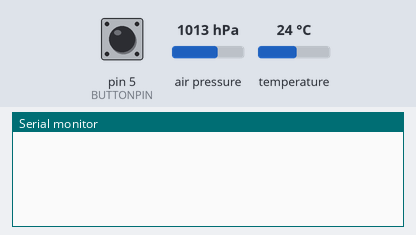
A program run on a simulated Arduino Nano, built with avr-gcc and run on an emulated ATmega328P. Parts: the last lines printed to the serial monitor. The test bench sets the inputs (shaded band); at power-on: pin 5 (BUTTONPIN) LOW, air pressure 1013 hPa, temperature 24 °C. No radio packets arrive unless stated.

Above: at 1.8 s.
1.9 s: pin 5 (BUTTONPIN) pulled HIGH for 0.15 s
At 3.2 s:
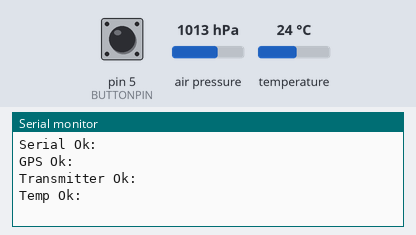
3.5 s: pin 5 (BUTTONPIN) pulled HIGH for 1 s
At 4.4 s:
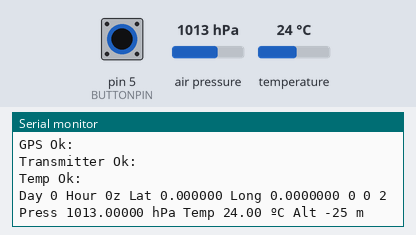

Measured:
- after the input at 1.9 s, the serial monitor: prints a new line at once (image 1)
- after the input at 3.5 s, the serial monitor: prints a new line at once (image 2)

The program:

main.cpp
```cpp
#include <Arduino.h>

#include <SoftwareSerial.h>
#include <TinyGPS.h>
#include <SPI.h>
#include <VirtualWire.h>
#include <Adafruit_Sensor.h>
#include "Adafruit_BMP280.h"
#include <SD.h>
//#include <Wire.h>

//GPS
#define GPSTX 4
#define GPSRX 3

float lattitude, longitude; // create variable for latitude and longitude object
int year;
unsigned long age;
bool gpsOK = false;
byte month, day, hour, minutes, second;

SoftwareSerial gpsSerial(GPSTX, GPSRX); //TX RX
TinyGPS gps;                            // create gps object

void readGPS();

//ANTENA
#define DATAPIN 9
String packetA, packetB;
void sendMSG();
bool anteaOk = false;
//PRESSURE AND TEMP

float presion = 0;     // Almacena la presion atmosferica (Pa)
float temperatura = 0; // Almacena la temperatura (oC)
int altitud = 0;       // Almacena la altitud (m) (se puede usar variable float)
bool bmpPressTemp = false;
Adafruit_BMP280 bmp; // I2C

void tempPress();
//
#define BUTTONPIN 5
//
File logFile;
//

void setup()
{
  vw_setup(2000);         // velocidad: Bits per segundo
  vw_set_tx_pin(DATAPIN); // RF
  char buf[VW_MAX_MESSAGE_LEN];

  pinMode(BUTTONPIN, INPUT);
  delay(1000);
  while (true)
  {
    if (digitalRead(BUTTONPIN))
      break;
  }

  Serial.begin(115200); // connect serial
  Serial.println("Serial Ok: ");

  gpsSerial.begin(9600); // connect gps sensor
  Serial.println("GPS Ok: ");
  gpsOK = true;
  if (gpsOK)
  {
    strcpy(buf, "GPSOK");
    vw_send((uint8_t *)buf, strlen(buf)); //Enviamos el array
    vw_wait_tx();                         //Esperamos hasta que el mensaje se envie
    delay(200);
  }

  Serial.println("Transmitter Ok: ");
  anteaOk = true;
  if (anteaOk)
  {
    strcpy(buf, "RADIOOK");
    vw_send((uint8_t *)buf, strlen(buf)); //Enviamos el array
    vw_wait_tx();                         //Esperamos hasta que el mensaje se envie
    delay(200);
  }

  bmp.begin(); // Inicia el sensor
  Serial.println("Temp Ok: ");
  bmpPressTemp = true;
  if (bmpPressTemp)
  {
    strcpy(buf, "TEMPOK");
    vw_send((uint8_t *)buf, strlen(buf)); //Enviamos el array
    vw_wait_tx();                         //Esperamos hasta que el mensaje se envie
    delay(200);
  }
  /*
  Serial.print(F("Iniciando SD ..."));
  if (!SD.begin(6))
  {
    Serial.println(F("Error al iniciar"));
    return;
  }
  Serial.println(F("Iniciado correctamente"));

  logFile = SD.open("cansatdata.txt", FILE_WRITE);

  delay(10);                                                        // delay previo al funcionamiento !!!!!cambiar!!!
  vw_send((uint8_t *)"INICIANDO: \n\n", strlen("INICIANDO: \n\n")); //Enviamos el array
  vw_wait_tx();                                                     //Esperamos hasta que el mensaje se envie
  delay(200);
  */
  while (true)
  {
    if (digitalRead(BUTTONPIN))
      break;
  }
  //Wire.begin();
}

void loop()
{
  //readGPS();

  tempPress();

  sendMSG();
  /*
  Wire.beginTransmission(1);
  Wire.write("Hola");
  Wire.endTransmission();
  */
  delay(500);
}

void readGPS()
{
  Serial.println("Reading from GPS");
  bool newData = false;
  // Intentar recibir secuencia durante un segundo
  for (unsigned long start = millis(); millis() - start < 1000;)
  {
    while (gpsSerial.available())
    {
      char c = gpsSerial.read();
      if (gps.encode(c)) // Nueva secuencia recibida
        newData = true;
    }
  }
  Serial.println(newData);
  Serial.println("NEW DATA");
  if (newData)
  {
    gps.f_get_position(&lattitude, &longitude, &age);
    Serial.println("lat ok");
    gps.crack_datetime(&year, &month, &day, &hour, &minutes, &second);
    Serial.println("year ok");
  }
}

void tempPress()
{
  presion = bmp.readPressure() / 100;
  temperatura = bmp.readTemperature();
  altitud = bmp.readAltitude(1010); // Ajustar con el valor local
}

void sendMSG()
{
  char buf[VW_MAX_MESSAGE_LEN]; // Cadena para enviar
  //PAQUETES DE DATOS
  packetA = "Day " + String(day) + " Hour " + String(hour) + "z Lat " + String(lattitude, 6) + " Long " + String(longitude, 6) + String(year) + " " + String(day) + " " + String(month) + " " + String(hour + 2);
  //String maps = "https://maps.google.com/?q=" + String(lattitude, 6) + "," + String(longitude, 6);
  packetB = "Press " + String(presion, 5) + " hPa Temp " + String(temperatura, 2) + " ºC Alt " + String(altitud) + " m";

  packetA.toCharArray(buf, sizeof(buf)); //convertimos el String en un array
  vw_send((uint8_t *)buf, strlen(buf));  //Enviamos el array
  Serial.println(packetA);
  vw_wait_tx(); //Esperamos hasta que el mensaje se envie
  delay(200);
  /*
  maps.toCharArray(buf, sizeof(buf));   //convertimos el String en un array
  vw_send((uint8_t *)buf, strlen(buf)); //Enviamos el array
  Serial.println(maps);
  vw_wait_tx(); //Esperamos hasta que el mensaje se envie
  delay(200);
  */
  packetB.toCharArray(buf, sizeof(buf)); //convertimos el String en un array
  vw_send((uint8_t *)buf, strlen(buf));  //Enviamos el array
  Serial.println(packetB);
  vw_wait_tx(); //Esperamos hasta que el mensaje se envie
  delay(200);
}
```
